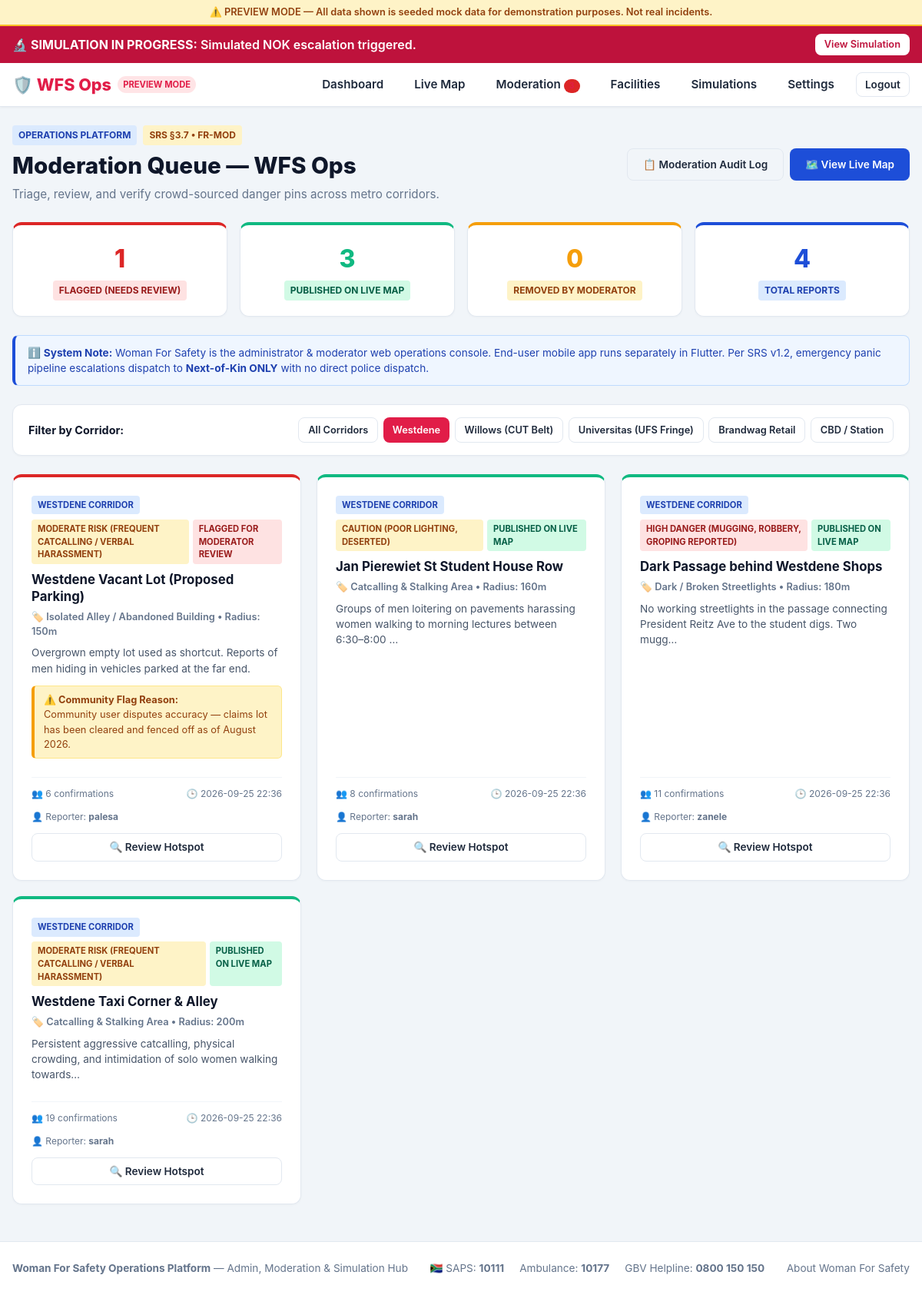
The app's page /moderation/?corridor=WESTDENE (signed in), older data.
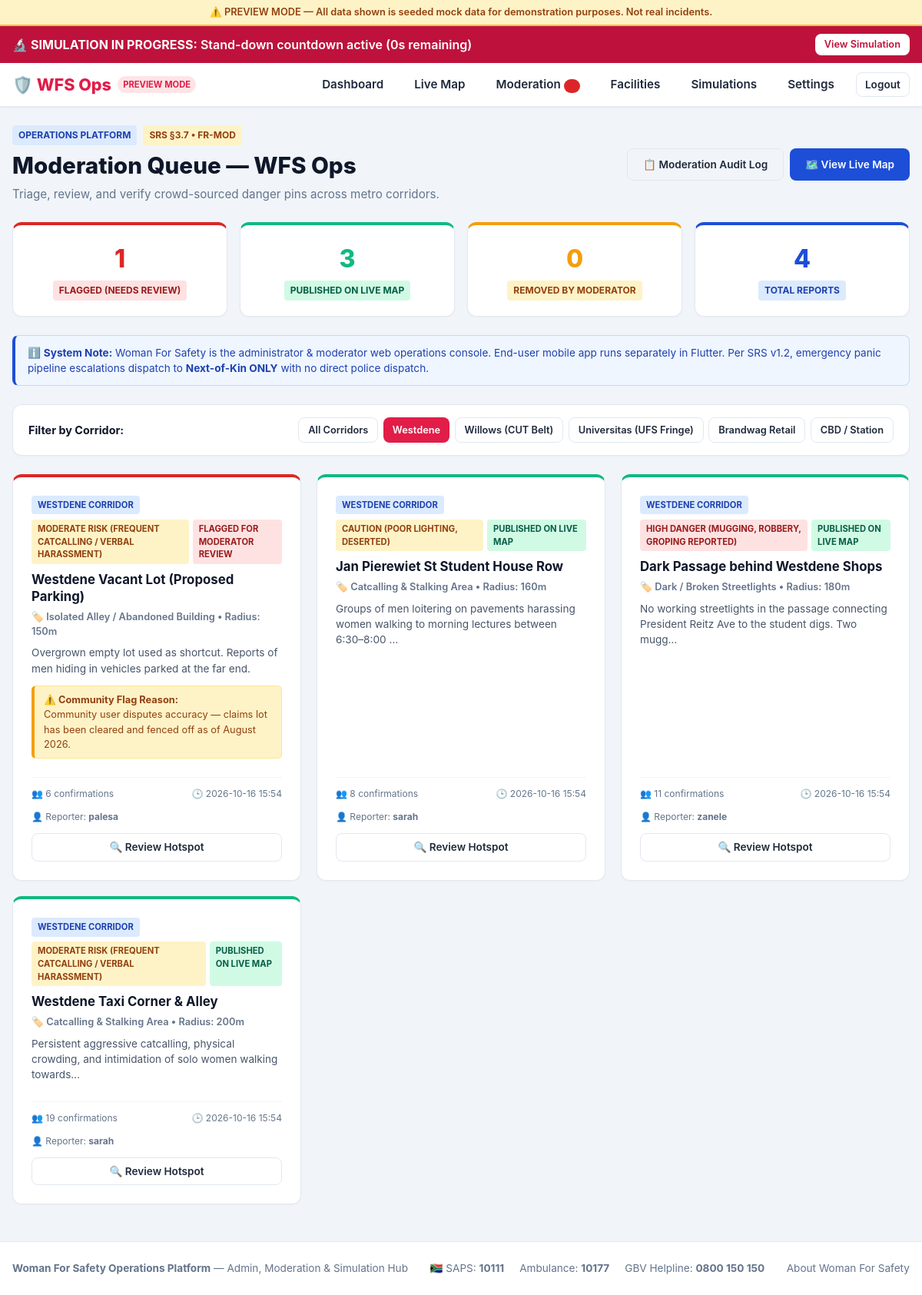
The same page, newer data.
### hotspots/models.py (models this page shows, shortened)
class Hotspot(models.Model):
    SEVERITY_LOW = "LOW"
    SEVERITY_MEDIUM = "MEDIUM"
    SEVERITY_HIGH = "HIGH"
    SEVERITY_CRITICAL = "CRITICAL"
    SEVERITY_CHOICES = [
        (SEVERITY_LOW, "Caution (Poor lighting, deserted)"),
        (SEVERITY_MEDIUM, "Moderate Risk (Frequent catcalling / verbal harassment)"),
        (SEVERITY_HIGH, "High Danger (Mugging, robbery, groping reported)"),
        (SEVERITY_CRITICAL, "Critical Hotspot (Severe violent assault / weapon sighted)"),
    ]
    CATEGORY_CHOICES = [
        ("LIGHTING", "Dark / Broken Streetlights"),
        ("HARASSMENT", "Catcalling & Stalking Area"),
        ("MUGGING", "Robbery / Mugging Hotspot"),
        ("ASSAULT", "Physical Assault / GBV Incident"),
        ("ISOLATED", "Isolated Alley / Abandoned Building"),
        ("TRANSPORT", "Unsafe Taxi Rank / Station Corner"),
    ]
    RISK_TIME_CHOICES = [
        ("ALL", "Dangerous Anytime"),
        ("NIGHT", "Dangerous After Dark (Night)"),
        ("RUSH", "Dangerous During Commute / Rush Hour"),
    ]
    CORRIDOR_CHOICES = [
        ("WESTDENE", "Westdene Corridor"),
        ("WILLOWS", "Willows / CUT Student Belt"),
        ("UNIVERSITAS", "Universitas / UFS Campus Fringe"),
        ("BRANDWAG", "Brandwag Retail Corridor"),
        ("CBD", "Bloemfontein CBD / Station Fringe"),
        ("OTHER", "Other Metro Corridor"),
    ]
    STATUS_PUBLISHED = "published"
    STATUS_FLAGGED = "flagged"
    STATUS_DISPUTED = "disputed"
    STATUS_REMOVED = "removed"
    STATUS_CHOICES = [
        (STATUS_PUBLISHED, "Published on Live Map"),
        (STATUS_FLAGGED, "Flagged for Moderator Review"),
        (STATUS_DISPUTED, "Disputed by Community"),
        (STATUS_REMOVED, "Removed by Moderator"),
    ]
    title = models.CharField(max_length=150, help_text="e.g. Unlit alley behind taxi rank")
    category = models.CharField(max_length=30, choices=CATEGORY_CHOICES, default="MUGGING")
    corridor = models.CharField(max_length=30, choices=CORRIDOR_CHOICES, default="WESTDENE", db_index=True)
    description = models.TextField(help_text="Provide context to help other women avoid this spot safely.")
    latitude = models.FloatField()
    longitude = models.FloatField()
    danger_radius_meters = models.PositiveIntegerField(
        default=250,
        help_text="Radius in meters where rerouting occurs and warnings activate."
    )
    severity = models.CharField(max_length=15, choices=SEVERITY_CHOICES, default=SEVERITY_HIGH)
    risk_time = models.CharField(max_length=10, choices=RISK_TIME_CHOICES, default="NIGHT")
    reported_by = models.ForeignKey(User, on_delete=models.SET_NULL, null=True, blank=True)
    is_anonymous = models.BooleanField(default=False)
    verification_status = models.CharField(
        max_length=20,
        choices=STATUS_CHOICES,
        default=STATUS_PUBLISHED,
        db_index=True,
        help_text="Current state in the post-publication moderation workflow (SRS §3.7)."
    )
    flag_reason = models.TextField(blank=True, help_text="Reason provided when flagged by community or user.")
    confirmations_count = models.PositiveIntegerField(default=1)
    active = models.BooleanField(default=True)
    created_at = models.DateTimeField(auto_now_add=True)
    updated_at = models.DateTimeField(auto_now=True)
    class Meta:
        ordering = ["-created_at"]

### emergency/models.py (models this page shows, shortened)
class PanicAlert(models.Model):
    TRIGGER_TRIPLE_PRESS = "TRIPLE_PRESS"
    TRIGGER_VOICE = "VOICE"
    TRIGGER_FALL = "FALL_DETECTION"
    TRIGGER_GEOFENCE = "GEOFENCE_APPROACH"
    TRIGGER_MANUAL = "MANUAL_SOS"
    TRIGGER_CHOICES = [
        (TRIGGER_MANUAL, "Manual SOS Button"),
        (TRIGGER_VOICE, "Hands-Free Voice ('Help!') [Experimental]"),
        (TRIGGER_FALL, "Automatic Fall Detection [Experimental]"),
        (TRIGGER_TRIPLE_PRESS, "Triple Power/Key Press Simulation"),
        (TRIGGER_GEOFENCE, "Geofence Stand-Down Expired"),
    ]
    STATUS_STAND_DOWN_PENDING = "STAND_DOWN_PENDING"
    STATUS_ACTIVE = "ACTIVE"
    STATUS_FALSE_ALARM = "FALSE_ALARM"
    STATUS_RESOLVED = "RESOLVED"
    STATUS_CHOICES = [
        (STATUS_STAND_DOWN_PENDING, "Stand-Down Window Active (60s)"),
        (STATUS_ACTIVE, "Escalated to Next of Kin"),
        (STATUS_FALSE_ALARM, "Resolved via False Alarm Cancel"),
        (STATUS_RESOLVED, "Resolved Safe"),
    ]
    user = models.ForeignKey(User, on_delete=models.CASCADE, related_name="panic_alerts")
    trigger_source = models.CharField(max_length=25, choices=TRIGGER_CHOICES, default=TRIGGER_MANUAL)
    status = models.CharField(max_length=25, choices=STATUS_CHOICES, default=STATUS_STAND_DOWN_PENDING)
    latitude = models.FloatField()
    longitude = models.FloatField()
    accuracy_meters = models.FloatField(default=10.0)
    battery_level = models.IntegerField(null=True, blank=True)
    standdown_seconds_total = models.IntegerField(default=60)
    hotspot_approached = models.ForeignKey(Hotspot, on_delete=models.SET_NULL, null=True, blank=True)
    started_at = models.DateTimeField(auto_now_add=True)
    escalated_at = models.DateTimeField(null=True, blank=True)
    stood_down_at = models.DateTimeField(null=True, blank=True)
    resolved_at = models.DateTimeField(null=True, blank=True)
    class Meta:
        ordering = ["-started_at"]
    @property
    def seconds_remaining(self):
        if self.status != self.STATUS_STAND_DOWN_PENDING:
            return 0
        elapsed = (timezone.now() - self.started_at).total_seconds()
        remaining = self.standdown_seconds_total - elapsed
        return max(0, int(remaining))

### moderation/views.py (the view)
# urls.py: path("", views.moderation_dashboard, name="dashboard"),
@login_required
def moderation_dashboard(request):
    selected_corridor = request.GET.get("corridor", "").strip()
    qs = Hotspot.objects.all().select_related("reported_by")
    if selected_corridor:
        qs = qs.filter(corridor=selected_corridor)
    hotspots = qs.annotate(
        status_priority=Case(
            When(verification_status=Hotspot.STATUS_FLAGGED, then=Value(1)),
            When(verification_status=Hotspot.STATUS_DISPUTED, then=Value(2)),
            When(verification_status=Hotspot.STATUS_PUBLISHED, then=Value(3)),
            When(verification_status=Hotspot.STATUS_REMOVED, then=Value(4)),
            default=Value(5),
            output_field=IntegerField(),
        )
    ).order_by("status_priority", "-created_at")
    flagged_count = qs.filter(verification_status=Hotspot.STATUS_FLAGGED).count()
    published_count = qs.filter(verification_status=Hotspot.STATUS_PUBLISHED).count()
    removed_count = qs.filter(verification_status=Hotspot.STATUS_REMOVED).count()
    total_count = qs.count()
    context = {
        "hotspots": hotspots,
        "flagged_count": flagged_count,
        "published_count": published_count,
        "removed_count": removed_count,
        "total_count": total_count,
        "selected_corridor": selected_corridor,
        "corridor_choices": Hotspot.CORRIDOR_CHOICES,
    }
    return render(request, "moderation/dashboard.html", context)

### templates/moderation/dashboard.html (shortened to what the changed rows need)
{% extends "base.html" %}
{% block content %}
<div style="display:flex; justify-content:space-between; align-items:center; flex-wrap:wrap; gap:1rem; margin-bottom:1.5rem;">
  <div>
    <h1 style="font-size:1.85rem; font-weight:800; color:var(--dark); margin:0;">
      Moderation Queue — WFS Ops
    </h1>
  </div>
</div>
<div class="grid-3">
  {% for h in hotspots %}
    <div class="card" style="display:flex; flex-direction:column; justify-content:space-between; margin-bottom:0; border-top:4px solid {% if h.verification_status == 'flagged' %}var(--danger){% elif h.verification_status == 'published' %}var(--success){% else %}var(--warning){% endif %};">
      <div>
        <div style="display:flex; justify-content:space-between; align-items:flex-start; gap:0.4rem; margin-bottom:0.6rem; flex-wrap:wrap;">
          <span class="badge badge-police" style="font-size:0.7rem;">
            {{ h.get_corridor_display|default:h.corridor }}
          </span>
          <div style="display:flex; gap:0.3rem;">
            <span class="badge {% if h.severity == 'CRITICAL' or h.severity == 'HIGH' %}badge-danger{% else %}badge-warning{% endif %}" style="font-size:0.7rem;">
              {{ h.get_severity_display|default:h.severity }}
            </span>
            <span class="badge {% if h.verification_status == 'flagged' %}badge-danger{% elif h.verification_status == 'published' %}badge-success{% else %}badge-warning{% endif %}" style="font-size:0.7rem;">
              {{ h.get_verification_status_display|default:h.verification_status|title }}
            </span>
          </div>
        </div>
        <h3 style="font-size:1.05rem; font-weight:700; color:var(--dark); margin:0 0 0.35rem; line-height:1.3;">
          {{ h.title }}
        </h3>
        <div style="font-size:0.8rem; color:#64748b; margin-bottom:0.5rem; font-weight:600;">
          🏷️ {{ h.get_category_display|default:h.category }} &bull; Radius: {{ h.danger_radius_meters }}m
        </div>
        <p style="font-size:0.85rem; color:#475569; line-height:1.5; margin-bottom:0.75rem;">
          {{ h.description|truncatechars:100 }}
        </p>
        {% if h.verification_status == 'flagged' %}
          <div style="background:#fef3c7; border:1px solid #fde68a; border-left:4px solid var(--warning); padding:0.5rem 0.75rem; border-radius:0.35rem; color:#92400e; font-size:0.8rem; margin-bottom:0.75rem;">
            <strong>⚠️ Community Flag Reason:</strong>
            <div>{{ h.flag_reason|default:"Flagged by community review — requires moderator verification." }}</div>
          </div>
        {% endif %}
      </div>
      <div style="border-top:1px solid #f1f5f9; padding-top:0.75rem; margin-top:0.75rem;">
        <div style="display:flex; justify-content:space-between; align-items:center; font-size:0.75rem; color:#64748b; margin-bottom:0.75rem;">
          <span>👥 {{ h.confirmations_count }} confirmations</span>
          <span>🕒 {{ h.created_at|date:"Y-m-d H:i" }}</span>
        </div>
        <div style="font-size:0.75rem; color:#64748b; margin-bottom:0.75rem;">
          👤 Reporter: <strong>{% if h.is_anonymous %}Anonymous{% else %}{{ h.reported_by.username|default:"Anonymous" }}{% endif %}</strong>
        </div>
        <a href="{% url 'moderation:review' h.id %}" class="btn btn-outline" style="width:100%; font-size:0.85rem; padding:0.45rem;">
          🔍 Review Hotspot
        </a>
      </div>
    </div>
  {% endfor %}
</div>
{% endblock %}

### templates/base.html (shortened to what this page needs)
{% load static %}
<!DOCTYPE html>
<html lang="en">
<head>
  <link rel="stylesheet" href="https://unpkg.com/leaflet@1.9.4/dist/leaflet.css"/>
  <link rel="stylesheet" href="{% static 'css/safeher.css' %}">
</head>
<body>
  {% if DEMO_MODE %}
  <div style="background:#fef3c7; color:#92400e; padding:0.4rem 1rem; text-align:center; font-size:0.8rem; font-weight:600; border-bottom:2px solid #fbbf24;">
    ⚠️ PREVIEW MODE — All data shown is seeded mock data for demonstration purposes. Not real incidents.
  </div>
  {% endif %}
  {% if active_emergency_alert %}
  <div class="emergency-banner">
    <div>
      🔬 <strong>SIMULATION IN PROGRESS:</strong>
      {% if active_emergency_alert.status == "STAND_DOWN_PENDING" %}
        Stand-down countdown active ({{ active_emergency_alert.seconds_remaining }}s remaining)
      {% else %}
        Simulated NOK escalation triggered.
      {% endif %}
    </div>
    <a href="{% url 'emergency:stand_down' active_emergency_alert.id %}" class="btn btn-primary" style="background:#ffffff; color:#be123c; font-size:0.8rem; padding:0.3rem 0.75rem;">
      View Simulation
    </a>
  </div>
  {% endif %}
  <header class="safe-header">
    <div class="nav-container">
      <a href="{% if user.is_authenticated %}{% url 'core:dashboard' %}{% else %}{% url 'core:home' %}{% endif %}" class="brand-logo">
        <span>🛡️ WFS Ops</span>
        {% if DEMO_MODE %}<span class="brand-badge">Preview Mode</span>{% endif %}
      </a>
      <nav>
        <ul class="nav-links">
          {% if user.is_authenticated %}
            <li><a href="{% url 'core:dashboard' %}" class="nav-link">Dashboard</a></li>
            <li><a href="{% url 'hotspots:map' %}" class="nav-link">Live Map</a></li>
            <li>
              <a href="{% url 'moderation:dashboard' %}" class="nav-link">
                Moderation
                {% if flagged_hotspot_count %}<span class="brand-badge" style="background:#dc2626; font-size:0.65rem;">{{ flagged_hotspot_count }}</span>{% endif %}
              </a>
            </li>
            <li><a href="{% url 'facilities:list' %}" class="nav-link">Facilities</a></li>
            <li><a href="{% url 'emergency:simulation' %}" class="nav-link">Simulations</a></li>
            <li><a href="{% url 'accounts:profile' %}" class="nav-link">Settings</a></li>
            <li><a href="{% url 'accounts:logout' %}" class="btn btn-outline" style="padding:0.3rem 0.7rem; font-size:0.85rem;">Logout</a></li>
          {% endif %}
        </ul>
      </nav>
    </div>
  </header>
  <main class="container">
    {% block content %}{% endblock %}
  </main>
  <footer style="background:#ffffff; border-top:1px solid #e2e8f0; padding:1.5rem 1rem; margin-top:3rem; text-align:center; font-size:0.85rem; color:#64748b;">
    <div style="max-width:1200px; margin:0 auto; display:flex; flex-wrap:wrap; justify-content:space-between; align-items:center; gap:1rem;">
      <div>
        <strong>Woman For Safety Operations Platform</strong> &mdash; Admin, Moderation & Simulation Hub
      </div>
      <div style="display:flex; gap:1.25rem; flex-wrap:wrap;">
        <span>🇿🇦 SAPS: <strong>10111</strong></span>
        <span>Ambulance: <strong>10177</strong></span>
        <span>GBV Helpline: <strong>0800 150 150</strong></span>
      </div>
      <div>
        <a href="{% url 'core:about' %}" style="color:#64748b; text-decoration:none;">About Woman For Safety</a>
      </div>
    </div>
  </footer>
</body>
</html>

Row changes from the older to the newer data that the page shows:
now on this page (row edited): PanicAlert: seconds_remaining "0"
changed Hotspot "Westdene Vacant Lot (Proposed Parking)": created_at "2026-09-25 22:36" → "2026-10-16 15:54"
changed Hotspot "Jan Pierewiet St Student House Row": created_at "2026-09-25 22:36" → "2026-10-16 15:54"
changed Hotspot "Dark Passage behind Westdene Shops": created_at "2026-09-25 22:36" → "2026-10-16 15:54"
changed Hotspot "Westdene Taxi Corner & Alley": created_at "2026-09-25 22:36" → "2026-10-16 15:54"
Text that changed along with them:
text no longer shown: "Simulated NOK escalation triggered."
text now shown: "Stand-down countdown active ( s remaining)"
